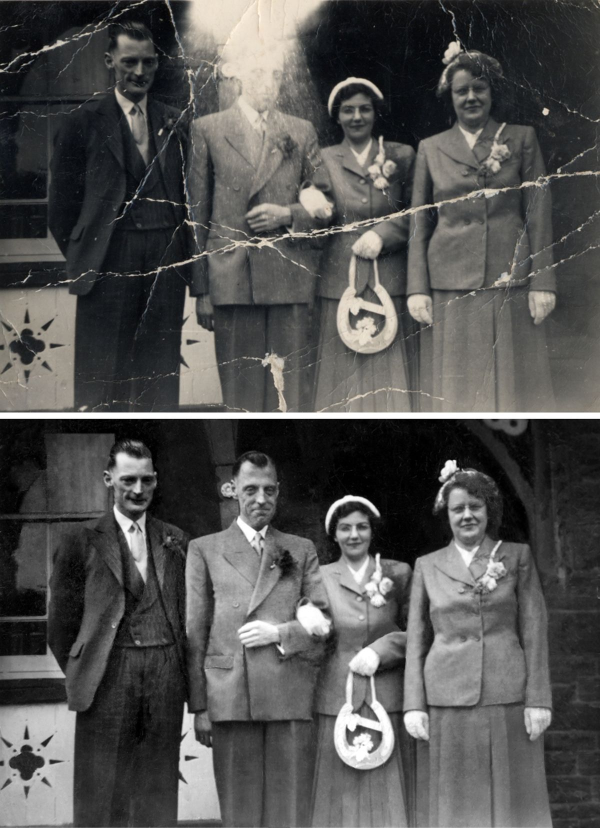
#> input picture dataset/Data Set First try/83f9b1176a3b299681a0daca8e3b3011.jpg, 1200 x 1656 px (shown at 1/2 size)
$ python -i pipeline.py   (imports and definitions only)   (older library calls are emulated)
#> lines starting #> are read from the running program, lines starting #| are printed output that depends on the picture; after the words box and inside, x2 and y2 are one past the last pixel; in counts of white or black regions, pixels touching at a corner belong together
#> further down, picture is the input picture: shape (1656, 1200, 3); mean B, G, R 80.7, 81.7, 81.8
### heritage_restore/config.py
from __future__ import annotations

from dataclasses import asdict, dataclass
from typing import Any


@dataclass(frozen=True)
class ProcessingConfig:
    """Validated controls exposed by the CLI and Streamlit interface."""

    clahe_clip_limit: float = 1.5
    clahe_tile_size: int = 8
    illumination_kernel: int = 151
    denoise_method: str = "auto"
    gaussian_kernel: int = 3
    median_kernel: int = 3
    crack_kernel: int = 17
    adaptive_block_size: int = 31
    adaptive_c: int = 7
    morphology_kernel: int = 3
    minimum_region_area: int = 18
    stain_sensitivity: float = 2.7
    inpaint_radius: int = 3
    rotation_degrees: float = 0.0
    roi_x: float = 0.0
    roi_y: float = 0.0
    roi_width: float = 1.0
    roi_height: float = 1.0

    def validate(self) -> "ProcessingConfig":
        if not 0.5 <= self.clahe_clip_limit <= 8.0:
            raise ValueError("CLAHE clip limit must be between 0.5 and 8.0.")
        if not 2 <= self.clahe_tile_size <= 32:
            raise ValueError("CLAHE tile size must be between 2 and 32.")
        for name in (
            "gaussian_kernel",
            "median_kernel",
            "crack_kernel",
            "adaptive_block_size",
            "morphology_kernel",
            "illumination_kernel",
        ):
            value = int(getattr(self, name))
            if value < 3 or value % 2 == 0:
                raise ValueError(f"{name} must be an odd integer of at least 3.")
        if self.denoise_method not in {"auto", "median", "gaussian"}:
            raise ValueError("Denoise method must be auto, median, or gaussian.")
        if not 0 <= self.minimum_region_area <= 100_000:
            raise ValueError("Minimum region area is outside the supported range.")
        if not 0.5 <= self.stain_sensitivity <= 6.0:
            raise ValueError("Stain sensitivity must be between 0.5 and 6.0.")
        if not 1 <= self.inpaint_radius <= 15:
            raise ValueError("Inpaint radius must be between 1 and 15.")
        if not -180 <= self.rotation_degrees <= 180:
            raise ValueError("Rotation must be between -180 and 180 degrees.")
        if not all(0.0 <= v <= 1.0 for v in (self.roi_x, self.roi_y, self.roi_width, self.roi_height)):
            raise ValueError("ROI values must be normalized to the range 0..1.")
        if self.roi_width <= 0 or self.roi_height <= 0:
            raise ValueError("ROI width and height must be greater than zero.")
        if self.roi_x + self.roi_width > 1.000001 or self.roi_y + self.roi_height > 1.000001:
            raise ValueError("ROI extends beyond the image boundary.")
        return self

    def as_dict(self) -> dict[str, Any]:
        return asdict(self)

### heritage_restore/metrics.py
from __future__ import annotations

import math

import cv2
import numpy as np


def grayscale(image: np.ndarray) -> np.ndarray:
    return image if image.ndim == 2 else cv2.cvtColor(image, cv2.COLOR_BGR2GRAY)


def contrast(image: np.ndarray) -> float:
    return float(np.std(grayscale(image)))


def sharpness(image: np.ndarray) -> float:
    return float(cv2.Laplacian(grayscale(image), cv2.CV_64F).var())


def entropy(image: np.ndarray) -> float:
    gray = grayscale(image)
    histogram = cv2.calcHist([gray], [0], None, [256], [0, 256]).ravel()
    probabilities = histogram / max(float(histogram.sum()), 1.0)
    probabilities = probabilities[probabilities > 0]
    return float(-(probabilities * np.log2(probabilities)).sum())


# [55 lines left out: functions psnr, ssim, segmentation_metrics, not called in this run]

### heritage_restore/pipeline.py
from __future__ import annotations

import time
from dataclasses import dataclass
from typing import Any

import cv2
import numpy as np

from .config import ProcessingConfig
from .metrics import contrast, entropy, psnr, segmentation_metrics, sharpness, ssim


@dataclass
class ProcessingResult:
    original: np.ndarray
    roi_image: np.ndarray
    enhanced: np.ndarray
    restored: np.ndarray
    crack_mask: np.ndarray
    stain_mask: np.ndarray
    damage_mask: np.ndarray
    reference_difference_mask: np.ndarray
    edge_map: np.ndarray
    overlay: np.ndarray
    color_spaces: dict[str, np.ndarray]
    filter_comparison: dict[str, np.ndarray]
    measurements: dict[str, Any]
    parameters: dict[str, Any]


class RestorationPipeline:
    """Integrated classical image-processing workflow for archival photographs."""

    def __init__(self, config: ProcessingConfig | None = None):
        self.config = (config or ProcessingConfig()).validate()

    def process(
        self,
        image_bgr: np.ndarray,
        reference_bgr: np.ndarray | None = None,
        ground_truth_mask: np.ndarray | None = None,
    ) -> ProcessingResult:
        started = time.perf_counter()
        image = self._validate_array(image_bgr)
        roi_image, roi_box = self._crop_roi(image)
        transformed = self._rotate(roi_image)

        enhanced, color_spaces = self._enhance_and_convert(transformed)
        selected_gray, filter_images, filter_metrics, selected_name = self._compare_filters(
            color_spaces["illumination_corrected"]
        )
        enhanced = (
            cv2.medianBlur(enhanced, self.config.median_kernel)
            if selected_name == "median"
            else cv2.GaussianBlur(enhanced, (self.config.gaussian_kernel, self.config.gaussian_kernel), 0)
        )
        enhanced = self._ensure_contrast_gain(enhanced, transformed)
        crack_mask, edges = self._detect_cracks(selected_gray, color_spaces["grayscale"])
        stain_mask = self._detect_stains(transformed)
        autonomous_mask = cv2.bitwise_or(crack_mask, stain_mask)
        autonomous_mask = self._filter_components(autonomous_mask, self.config.minimum_region_area)
        reference = None
        reference_difference_mask = np.zeros_like(autonomous_mask)
        if reference_bgr is not None:
            reference = self._prepare_optional_image(reference_bgr, transformed.shape[:2])
            reference_difference_mask = self._reference_difference_mask(transformed, reference)
            damage_mask = reference_difference_mask
        else:
            damage_mask = autonomous_mask
        restored = cv2.inpaint(enhanced, damage_mask, self.config.inpaint_radius, cv2.INPAINT_TELEA)
        overlay = self._make_overlay(enhanced, crack_mask, stain_mask, reference_difference_mask)

        measurements = self._measure(
            transformed,
            enhanced,
            restored,
            crack_mask,
            stain_mask,
            damage_mask,
            edges,
            roi_box,
        )
        measurements.update(filter_metrics)
        measurements["selected_filter"] = selected_name
        measurements["analysis_mode"] = "reference-assisted difference" if reference is not None else "autonomous crack/stain"
        measurements["reference_difference_area_percent"] = (
            100.0 * int(np.count_nonzero(reference_difference_mask)) / reference_difference_mask.size
        )

        if reference is not None:
            measurements.update(
                {
                    "psnr_before_db": psnr(reference, transformed),
                    "psnr_after_db": psnr(reference, restored),
                    "ssim_before": ssim(reference, transformed),
                    "ssim_after": ssim(reference, restored),
                }
            )
            measurements["psnr_improvement_db"] = measurements["psnr_after_db"] - measurements["psnr_before_db"]
            measurements["ssim_improvement"] = measurements["ssim_after"] - measurements["ssim_before"]

        if ground_truth_mask is not None:
            truth = self._prepare_mask(ground_truth_mask, damage_mask.shape)
            measurements.update(segmentation_metrics(truth, damage_mask))

        measurements["processing_time_ms"] = (time.perf_counter() - started) * 1000.0
        return ProcessingResult(
            original=image.copy(),
            roi_image=transformed,
            enhanced=enhanced,
            restored=restored,
            crack_mask=crack_mask,
            stain_mask=stain_mask,
            damage_mask=damage_mask,
            reference_difference_mask=reference_difference_mask,
            edge_map=edges,
            overlay=overlay,
            color_spaces=color_spaces,
            filter_comparison=filter_images,
            measurements=measurements,
            parameters=self.config.as_dict(),
        )

    @staticmethod
    def _validate_array(image: np.ndarray) -> np.ndarray:
        if not isinstance(image, np.ndarray) or image.size == 0:
            raise ValueError("Input must be a non-empty NumPy image.")
        if image.ndim == 2:
            image = cv2.cvtColor(image, cv2.COLOR_GRAY2BGR)
        if image.ndim != 3 or image.shape[2] != 3:
            raise ValueError("Input must have one grayscale channel or three BGR channels.")
        if min(image.shape[:2]) < 32:
            raise ValueError("Input must be at least 32 x 32 pixels.")
        if image.dtype != np.uint8:
            image = cv2.normalize(image, None, 0, 255, cv2.NORM_MINMAX).astype(np.uint8)
        return image.copy()

    def _crop_roi(self, image: np.ndarray) -> tuple[np.ndarray, tuple[int, int, int, int]]:
        height, width = image.shape[:2]
        x = min(int(round(self.config.roi_x * width)), width - 1)
        y = min(int(round(self.config.roi_y * height)), height - 1)
        roi_width = min(max(int(round(self.config.roi_width * width)), 1), width - x)
        roi_height = min(max(int(round(self.config.roi_height * height)), 1), height - y)
#> in process, `roi_image, roi_box = self._crop_roi(image)`: roi_box = (0, 0, 1200, 1656)
        if roi_width < 32 or roi_height < 32:
            raise ValueError("The selected ROI must be at least 32 x 32 pixels.")
        return image[y : y + roi_height, x : x + roi_width].copy(), (x, y, roi_width, roi_height)

    def _rotate(self, image: np.ndarray) -> np.ndarray:
        angle = self.config.rotation_degrees
        if abs(angle) < 1e-6:
            return image.copy()
        height, width = image.shape[:2]
        center = (width / 2.0, height / 2.0)
        matrix = cv2.getRotationMatrix2D(center, angle, 1.0)
        return cv2.warpAffine(image, matrix, (width, height), flags=cv2.INTER_CUBIC, borderMode=cv2.BORDER_REFLECT)

    def _enhance_and_convert(self, image: np.ndarray) -> tuple[np.ndarray, dict[str, np.ndarray]]:
        lab = cv2.cvtColor(image, cv2.COLOR_BGR2LAB)
#> lab: shape (1656, 1200, 3); mean of channels 0, 1, 2 85.4, 127.9, 128.5
        hsv = cv2.cvtColor(image, cv2.COLOR_BGR2HSV)
#> hsv: shape (1656, 1200, 3); mean H, S, V 31.8, 15.7, 83.2
        gray = cv2.cvtColor(image, cv2.COLOR_BGR2GRAY)

        illumination_kernel = min(self.config.illumination_kernel, min(gray.shape) - 1)
        if illumination_kernel % 2 == 0:
            illumination_kernel -= 1
        illumination_kernel = max(3, illumination_kernel)
        background = cv2.GaussianBlur(gray, (illumination_kernel, illumination_kernel), 0)
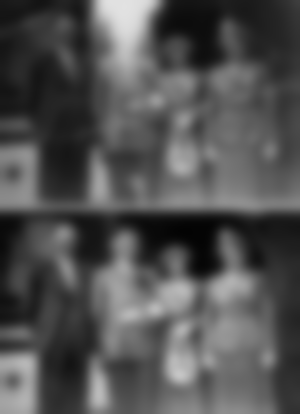
#> background: shape (1656, 1200) (shown at 1/4 size); min 3, max 226, mean 81.6
        target_gray = float(np.clip(np.percentile(gray, 85), 150, 210))
#> target_gray = 150
        corrected_gray = cv2.divide(gray, np.maximum(background, 1), scale=target_gray)
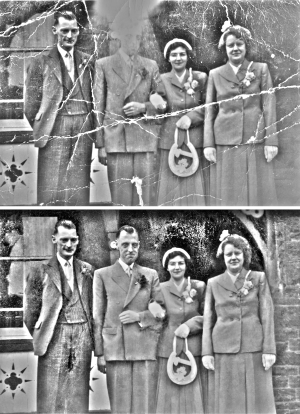
#> corrected_gray: shape (1656, 1200) (shown at 1/4 size); min 0, max 255, mean 139.3

        l_channel, a_channel, b_channel = cv2.split(lab)
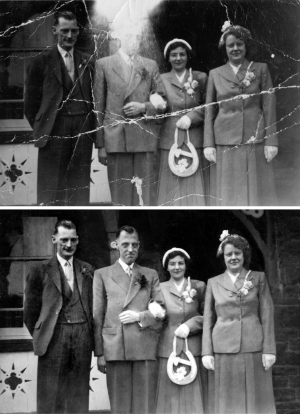
#> l_channel: shape (1656, 1200) (shown at 1/4 size); min 0, max 255, mean 85.4
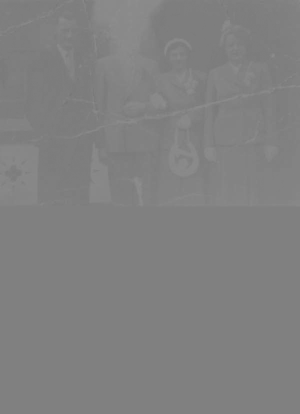
#> b_channel: shape (1656, 1200) (shown at 1/4 size); min 116, max 143, mean 128.5
        lab_background = cv2.GaussianBlur(l_channel, (illumination_kernel, illumination_kernel), 0)
        target_l = float(np.clip(np.percentile(l_channel, 85), 155, 215))
#> target_l = 156
        corrected_l = cv2.divide(l_channel, np.maximum(lab_background, 1), scale=target_l)
        clahe = cv2.createCLAHE(
            clipLimit=self.config.clahe_clip_limit,
            tileGridSize=(self.config.clahe_tile_size, self.config.clahe_tile_size),
        )
        enhanced_l = clahe.apply(corrected_l)
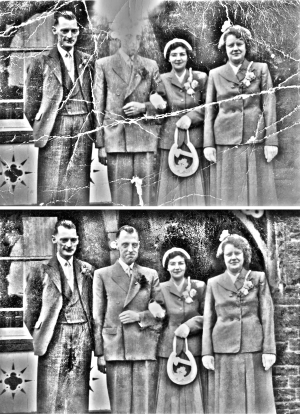
#> enhanced_l: shape (1656, 1200) (shown at 1/4 size); min 0, max 255, mean 137.8
        enhanced_lab = cv2.merge((enhanced_l, a_channel, b_channel))
#> enhanced_lab: shape (1656, 1200, 3); mean of channels 0, 1, 2 137.8, 127.9, 128.5
        corrected_color = cv2.cvtColor(enhanced_lab, cv2.COLOR_LAB2BGR)
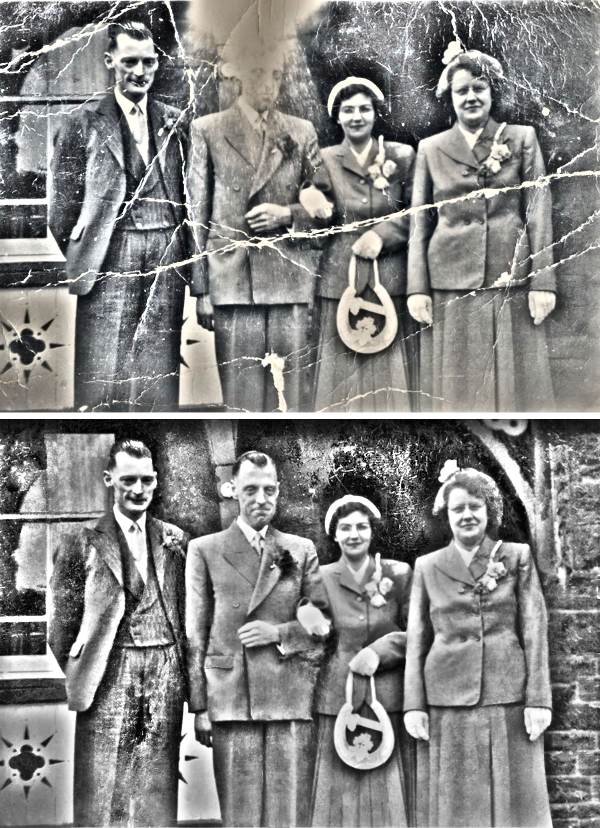
#> corrected_color: shape (1656, 1200, 3) (shown at 1/2 size); mean B, G, R 131.2, 132.3, 132.3
        enhanced = cv2.addWeighted(image, 0.70, corrected_color, 0.30, 0)
        otsu_threshold, binary = cv2.threshold(corrected_gray, 0, 255, cv2.THRESH_BINARY + cv2.THRESH_OTSU)
#> binary: shape (1656, 1200); 63.9% white; 3594 black regions (3017 under 20 px), largest, box (x1, y1, x2, y2) and area: (0, 838, 1200, 1656) 280736, (0, 413, 1149, 825) 84668, (594, 2, 1190, 448) 68335
#> (the rest of the program and of its run is left out)
